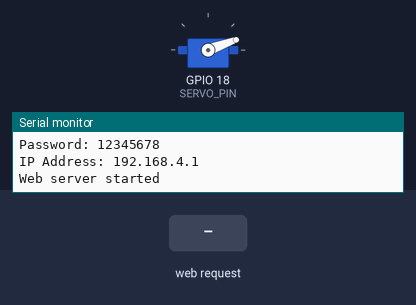
A sketch run on a simulated ESP32. Parts: servo, the last lines printed to the serial monitor. The inputs (shaded band) are chosen by the test bench.

Above: at 1.2 s.
1.3 s: HTTP request GET /start received
At 2.05 s:
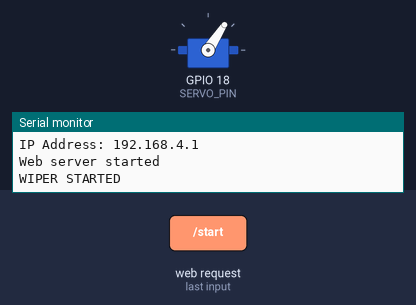
4.3 s: HTTP request GET /stop received
At 5.5 s:
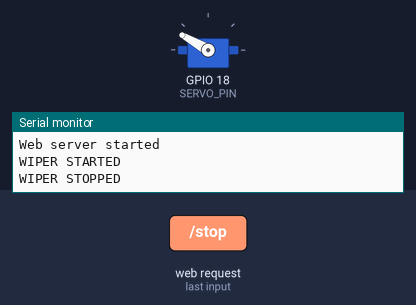
5.8 s: HTTP request GET /home received
At 6.8 s:
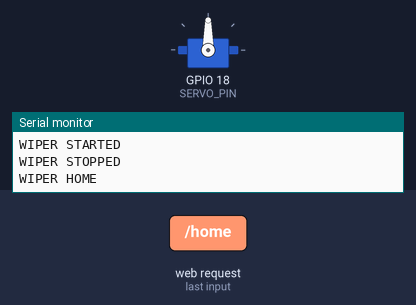
Timing chart, 0 to 8.8 s (numbered marks = the images above; inputs shaded):
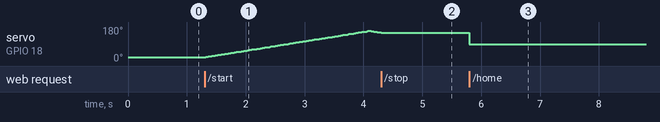

Measured:
- after the input at 1.3 s, servo on GPIO 18 (SERVO_PIN): rises from 20° to 160° in 2.8 s, then falls to 151° in 0.18 s
- after the input at 4.3 s, servo on GPIO 18 (SERVO_PIN): goes on until 4.3 s, then stays 150°
- after the input at 5.8 s, servo on GPIO 18 (SERVO_PIN): 150° → 90° at once

The sketch:

sketch_oct3a.ino
```cpp
#include <WiFi.h>
#include <WebServer.h>
#include <ESP32Servo.h>

// ===============================
// Wi-Fi
// ===============================

const char* ssid = "Solar_Wiper";
const char* password = "12345678";

WebServer server(80);

// ===============================
// Servo
// ===============================

Servo wiper;

const int SERVO_PIN = 18;

// Wiper movement limits
const int LEFT_ANGLE = 20;
const int RIGHT_ANGLE = 160;

// Current position
int angle = 20;

// Direction
int direction = 1;

// Wiper ON/OFF
bool wiperRunning = false;

// Movement speed
unsigned long previousMillis = 0;

// Increase this value for slower movement
// Decrease for faster movement
const int wiperSpeed = 20;


// ===============================
// Mobile Web Page
// ===============================

const char webpage[] PROGMEM = R"rawliteral(

<!DOCTYPE html>

<html>

<head>

<meta name="viewport"
      content="width=device-width, initial-scale=1">

<title>Solar Panel Wiper</title>

<style>

body {
    font-family: Arial;
    text-align: center;
    background-color: #111;
    color: white;
    padding-top: 40px;
}

h1 {
    color: #ff3333;
    font-size: 32px;
}

p {
    font-size: 18px;
}

button {
    width: 240px;
    height: 65px;
    margin: 12px;
    border: none;
    border-radius: 12px;
    font-size: 21px;
    font-weight: bold;
}

.start {
    background-color: #00c853;
    color: white;
}

.stop {
    background-color: #ff1744;
    color: white;
}

.home {
    background-color: white;
    color: black;
}

</style>

</head>


<body>

<h1>☀ SOLAR PANEL WIPER</h1>

<p>Automatic Solar Panel Cleaning System</p>


<button class="start"
onclick="location.href='/start'">

START WIPER

</button>


<br>


<button class="stop"
onclick="location.href='/stop'">

STOP WIPER

</button>


<br>


<button class="home"
onclick="location.href='/home'">

HOME

</button>


</body>

</html>

)rawliteral";


// ===============================
// Home Page
// ===============================

void handleRoot()
{
    server.send(
        200,
        "text/html",
        webpage
    );
}


// ===============================
// Start Wiper
// ===============================

void handleStart()
{
    wiperRunning = true;

    server.sendHeader(
        "Location",
        "/"
    );

    server.send(
        303
    );

    Serial.println("WIPER STARTED");
}


// ===============================
// Stop Wiper
// ===============================

void handleStop()
{
    wiperRunning = false;

    server.sendHeader(
        "Location",
        "/"
    );

    server.send(
        303
    );

    Serial.println("WIPER STOPPED");
}


// ===============================
// Home Position
// ===============================

void handleHome()
{
    wiperRunning = false;

    angle = 90;

    direction = 1;

    wiper.write(90);

    server.sendHeader(
        "Location",
        "/"
    );

    server.send(
        303
    );

    Serial.println("WIPER HOME");
}


// ===============================
// Setup
// ===============================

void setup()
{

    Serial.begin(115200);


    // Servo

    wiper.setPeriodHertz(50);

    wiper.attach(
        SERVO_PIN,
        500,
        2400
    );


    // Start at left side

    angle = LEFT_ANGLE;

    wiper.write(angle);


    // ===========================
    // ESP32 Wi-Fi Access Point
    // ===========================

    WiFi.mode(WIFI_AP);

    WiFi.softAP(
        ssid,
        password
    );


    Serial.println();

    Serial.println(
        "=============================="
    );

    Serial.println(
        "SOLAR PANEL WIPER"
    );

    Serial.println(
        "=============================="
    );


    Serial.print(
        "WiFi Name: "
    );

    Serial.println(ssid);


    Serial.print(
        "Password: "
    );

    Serial.println(password);


    Serial.print(
        "IP Address: "
    );

    Serial.println(
        WiFi.softAPIP()
    );


    // ===========================
    // Web Server
    // ===========================

    server.on(
        "/",
        handleRoot
    );


    server.on(
        "/start",
        handleStart
    );


    server.on(
        "/stop",
        handleStop
    );


    server.on(
        "/home",
        handleHome
    );


    server.begin();


    Serial.println(
        "Web server started"
    );

}


// ===============================
// Loop
// ===============================

void loop()
{

    // Handle phone requests

    server.handleClient();


    // ===========================
    // Wiper Movement
    // ===========================

    if (wiperRunning)
    {

        unsigned long currentMillis =
            millis();


        if (
            currentMillis - previousMillis
            >= wiperSpeed
        )
        {

            previousMillis =
                currentMillis;


            // Change angle

            angle =
                angle + direction;


            // Reached right side

            if (
                angle >= RIGHT_ANGLE
            )
            {

                angle =
                    RIGHT_ANGLE;

                direction = -1;

            }


            // Reached left side

            if (
                angle <= LEFT_ANGLE
            )
            {

                angle =
                    LEFT_ANGLE;

                direction = 1;

            }


            // Move servo

            wiper.write(angle);

        }

    }

}
```
